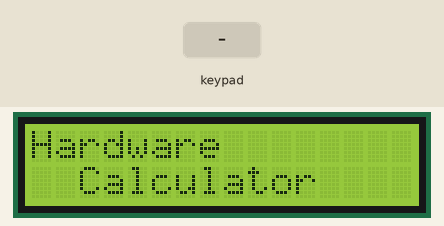
A sketch run on a simulated Arduino Uno, built with avr-gcc and run on an emulated ATmega328P. Shown: 16×2 character LCD. Inputs (shaded band) come from the test bench.

Above: at 5.1 s.
11.3 s: keypad keys 5 6 7 8 * pressed 0.4 s apart
At 13.9 s:
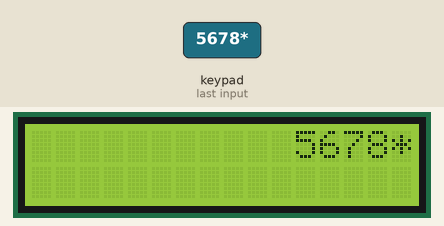
14.8 s: key '.' pressed
16.3 s: key '=' pressed
At 16.9 s:
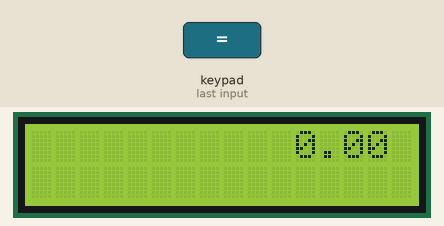
17.8 s: keypad keys 5 6 7 8 pressed 0.4 s apart
At 19.9 s:
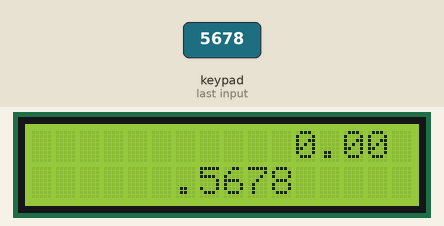
Timing chart, 0 to 21.4 s (numbered marks = the images above; inputs shaded):
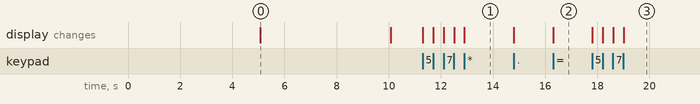

Measured:
- after the input at 11.3 s, the display: first changes at once (image 1 shows a later state)
- after the input at 16.3 s, the display: changes at once (image 2)
- after the input at 17.8 s, the display: first changes at once (image 3 shows a later state)
- what the display in image 0 shows lasts 5.0 s, from 5.1 s to 10.1 s

The sketch:

code_for_calculator.ino
```cpp
#include <LiquidCrystal.h>
#include <Keypad.h>
const byte ROWS = 5;
const byte COLS = 4;
char keys [ROWS] [COLS] = {
  {'+', '=', '.', '0'},
  {'-', '3', '2', '1'},
  {'*', '6', '5', '4'},
  {'/', '9', '8', '7'},
  {'%', '^', '$', 'C'}

};
byte rowPins[ROWS] = {9,10,11,12,13};
byte colPins[COLS] = {5,6,7,8};

Keypad myKeypad = Keypad( makeKeymap(keys), rowPins, colPins, ROWS, COLS );


boolean presentValue = false;
boolean percentage = false;
boolean next = false;
boolean final = false;
String num1, num2;

LiquidCrystal lcd(4, 3, 2, A5, A4, A3);

float answer;
char op;

void setup()
{
  lcd.begin(16,2);
  lcd.setCursor(0,0);
  lcd.print("Shreyas");
  lcd.setCursor(0,1);
  lcd.print("    Presents    ");
  delay(5000);
  lcd.setCursor(0,0);
  lcd.print("Hardware");
  lcd.setCursor(0,1);
  lcd.print("  Calculator"    );

  delay(5000);
  lcd.clear();
}

void loop(){
  char key = myKeypad.getKey();

  if (key != NO_KEY && (key=='1'||key=='2'||key=='3'||key=='4'||key=='5'||key=='6'||key=='7'||key=='8'||key=='9'||key=='0'||key=='.'))
  {
    if (presentValue != true)
    {
      num1 = num1 + key;
      int numLength = num1.length();
      lcd.setCursor(15 - numLength, 0); //to adjust one whitespace for operator
      lcd.print(num1);
      percentage = true;

    }
    else
    {
      num2 = num2 + key;
      int numLength = num2.length();
      lcd.setCursor(15 - numLength, 1);
      lcd.print(num2);
      final = true;
    }
  }
 else if (percentage == true && key != NO_KEY && (key == '%'))
      {
        answer = (num1.toFloat())/100;
         op = key;
      lcd.setCursor(15,0);
      lcd.print(op);
          lcd.clear();
      lcd.setCursor(15,0);
      lcd.autoscroll();
      lcd.print(answer);
      lcd.noAutoscroll();
        }

  else if (presentValue == false && key != NO_KEY && (key == '/' || key == '*' || key == '-' || key == '+'||key== '^'||key== '$'))
  {
    if (presentValue == false)
    {
      presentValue = true;
      op = key;
      lcd.setCursor(15,0);
      lcd.print(op);
    }
  }

  else if (final == true && key != NO_KEY && key == '='){
    if (op == '+'){
      answer = num1.toFloat() + num2.toFloat();
    }
    else if (op == '-'){
      answer = num1.toFloat() - num2.toFloat();
    }
    else if (op == '*'){
      answer = num1.toFloat() * num2.toFloat();
    }
    else if (op == '/'){
      answer = num1.toFloat() / num2.toFloat();
    }
     else if (op == '^'){
      answer = pow(num1.toFloat(),num2.toFloat());
    }
     else if (op == '$'){
      answer = pow(num1.toFloat(),1/(num2.toFloat()));
    }
      lcd.clear();
      lcd.setCursor(15,0);
      lcd.autoscroll();
      lcd.print(answer);
      lcd.noAutoscroll();
  }
  else if (key != NO_KEY && key == 'C'){
    lcd.clear();
    presentValue = false;
    final = false;
    percentage = false;
    num1 = "";
    num2 = "";
    answer = 0;
    op = ' ';
  }
}
```
